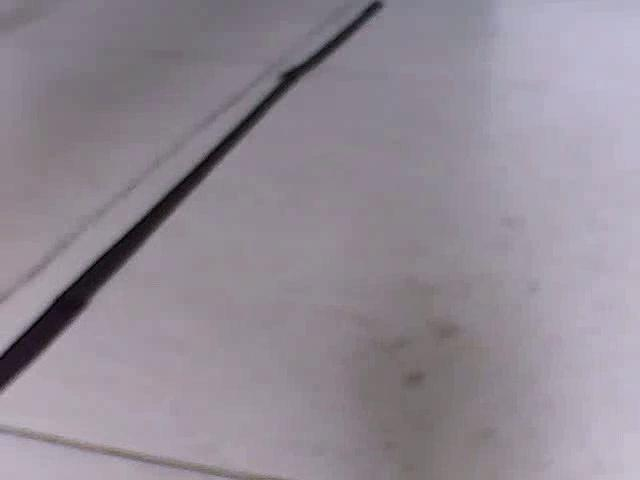
#> input picture Project2017/pack_0.3/y.jpg, 640 x 480 px; the run also reads 1 picture not shown here
$ python v0.3.1.py
#> lines starting #> are read from the running program, lines starting #| are printed output that depends on the picture; after the words box and inside, x2 and y2 are one past the last pixel; in counts of white or black regions, pixels touching at a corner belong together
# Isaac Li
# 7.4.2018

import cv2
import time
import json
import numpy as np
from PIL import Image


def pack(path_of_saved_image):
    """
    Read the image from path, and give back the case number.
    :param path_of_saved_image: location of the saved image.
    :return: integer representing three different cases.
    """
#> called with path_of_saved_image = 'y.jpg'

    # ---------- Step 1. Preparation. ----------------------------------------------------------------------------------

    copy = Image.open(path_of_saved_image).copy()
#> copy is the input picture: PIL image 640x480 RGB; mean R, G, B 146.5, 138.9, 149.1

    initial = time.clock()
    test_time = time.asctime().replace(':', '-')

    # ---------- Step 2. Line detection. -------------------------------------------------------------------------------

    def line_detection(path):
        """
        Line detection using cv2, and then save (black-and-white picture).
        :param path: location of ordinary image.
        :return: None.
        """
#> called with path = 'y.jpg'
        image = cv2.imread(path)

        gray = cv2.cvtColor(image, cv2.COLOR_BGR2GRAY)
        edges = cv2.Canny(gray, 100, 250)
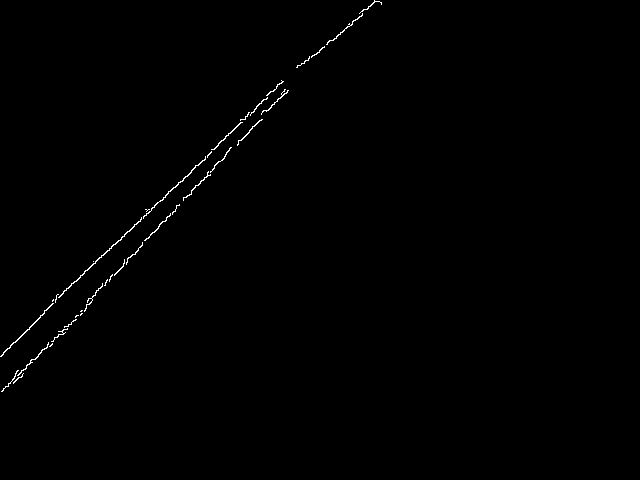
#> edges: shape (480, 640); 0.44% white in thin lines or dots, all inside (x1, y1, x2, y2) = (0, 0, 382, 392)
        lines = cv2.HoughLinesP(edges, 1, np.pi / 180, 25, minLineLength=100, maxLineGap=50)
#> lines = [[3, 352, 309, 56], [13, 382, 334, 38], [120, 240, 312, 55], [14, 382, 360, 12], [44, 310, 149, 209], [20, 377, 288, 90], [176, 205, 330, 40], [8, 386, 231, 147], [40, 315, 301, 63], [2, 391, 124, 261], [109, 250, 309, 57], [21, 377, 126, 264]]

        hough = np.zeros(image.shape, np.uint8)

        for line in lines:
            x1, y1, x2, y2 = line[0]
            width_of_line = 50  # The width of the redrawn line.
            cv2.line(hough, (x1, y1), (x2, y2), (255, 255, 255), width_of_line)
#> this loop made 12 passes
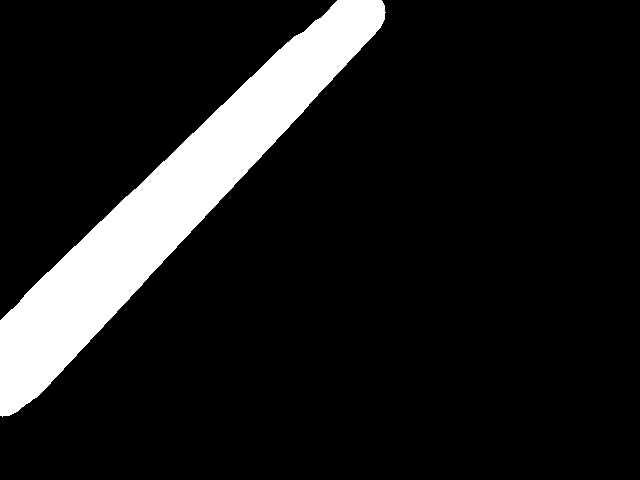
#> hough: shape (480, 640, 3); 11.5% white; 1 white region, box (x1, y1, x2, y2) and area: (0, 0, 386, 417) 35449

        cv2.imwrite(path, hough)

    try:
        line_detection(path_of_saved_image)
    except:
        return 'NotFound'

    # ---------- Step 3. Crop the picture. -----------------------------------------------------------------------------

    def cut_img(path):
        """
        Crop the picture; only the lower half remains.
        :param path: location of the picture saved at Step 2.
        :return: None.
        """
#> called with path = 'y.jpg'
        img = Image.open(path)
        (x, y, w, h) = (0, 230, 640, 250)      # Set the size.
        img = img.crop((x, y, x + w, y + h))
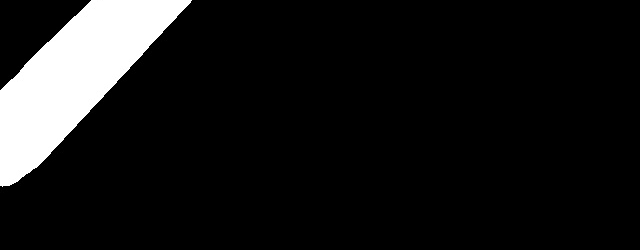
#> img: PIL image 640x250 RGB; min 0, max 255, mean 24.9
        img.save(path)
        "Added in v0.2_alpha"
        img.save(fr".\experimental_data\{test_time}.jpg")
        "/ Added in v0.2_alpha"
    cut_img(path_of_saved_image)

    # ---------- Step 4. Calculate dHash. ------------------------------------------------------------------------------

    def distance(pic1, pic2):
        """
        Check the hamming distance of the two given pictures.
        :param pic1: Image object of picture 1.
        :param pic2: Image object of picture 2.
        :return: integer (hamming distance).
        """

        def difference(image):
            """
            Calculate the difference.
            :param image: Image object.
            :return: List of boolean value of "differ". (eg. [False, True, False, ...])
            """
            re_width, re_height = 12, 5  # Resize the image.
            smaller_image = image.resize((re_width, re_height))
            gray_scale_image = smaller_image.convert("L")
            pixels, differences = list(gray_scale_image.getdata()), []
#> pixels = 60 values, max 255 at index 24, min 0 at index 4, mean 25.15; differences = []

            for row in range(re_height):
                row_start_index = row * re_width
                for col in range(re_width - 1):
                    left_pixel_index = row_start_index + col
                    differences.append(pixels[left_pixel_index] > pixels[left_pixel_index + 1])
#> after the loop, differences = 55 items, first 6: False, False, True, True, False, False

            return differences

        image1_difference, image2_difference = difference(pic1), difference(pic2)
#> the loop in difference (call 2), `for row in range(re_height):` made 5 passes
#> row_start_index on passes 1 to 5: 0, 12, 24, 36, 48
#> image1_difference has the same summary as differences in difference; image2_difference = 55 items, first 6: False, False, False, False, False, False

        hamming_distance = 0
        while image1_difference != image2_difference:
            if image1_difference.pop() != image2_difference.pop():
                hamming_distance += 1  # Figure up the differences.
#> this loop made 53 passes
#> after the loop, hamming_distance = 7

        return hamming_distance

    "Modified in v0.3_alpha"

    # "Modified in v0.2_alpha"
    #
    # # cases, dists = [], []
    # # for i in range(21):
    # #     cases.append(Image.open(rf'.\base\{i}.jpg'))
    # #
    # # pic = Image.open(path_of_saved_image)
    # # for case in cases:
    # #     dists.append(distance(pic, case))  # 20 basic cases.
    # #
    # # min_distance_case = dists.index(min(dists))
    #
    # pic = Image.open(path_of_saved_image)
    # straight = Image.open(r'.\base\0.jpg')
    # distance_straight = distance(pic, straight)
    #
    # if not distance_straight:
    #     min_distance_case = 0
    # else:
    #     cases = []
    #     for i in range(1, 21):
    #         case = Image.open(rf'.\base\{i}.jpg')
    #         cases.append(distance(pic, case))
    #     min_distance_case = cases.index(min(cases)) + 1
    #
    # "/ Modified in v0.2_alpha"

    pic = Image.open(path_of_saved_image)

    cases = []
    case = Image.open(rf'.\image_line_d_cut\straight\s{1}.jpg')
    cases.append(distance(pic, case))
    min_distance_case_of_straight = min(cases)
#> min_distance_case_of_straight = 7
    min_distance_case_of_straight_case = cases.index(min(cases)) + 1
#> min_distance_case_of_straight_case = 1

    cases = []
    for i in range(1, 1203):
#> (the run stopped early here; a loop or call above may not have finished)
